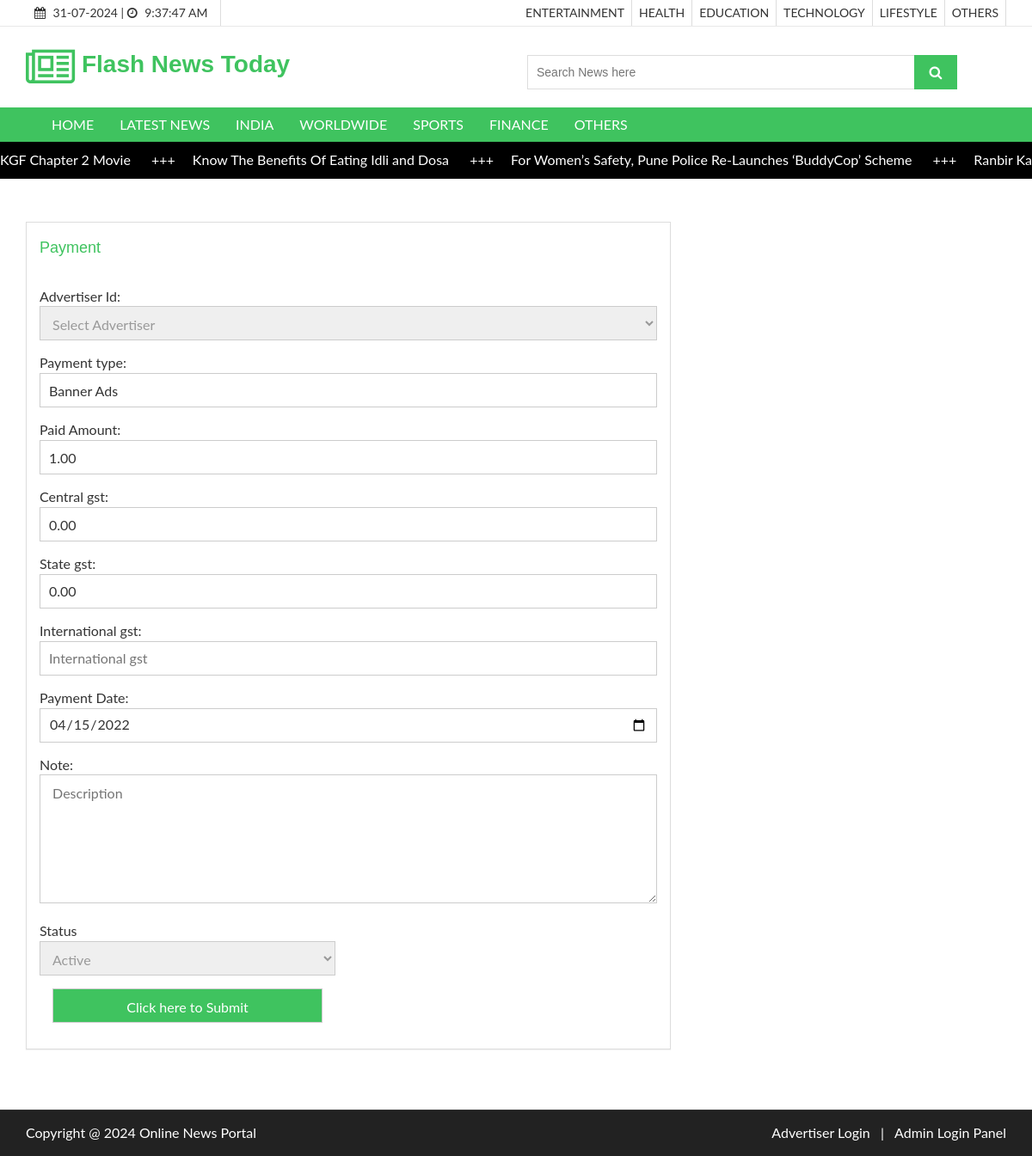
Screenshot of /payment.php?editid=37 with the database file from the repository.
### tables this page shows
CREATE TABLE `newscategory` (
  `newscategoryid` int(10) NOT NULL,
  `category` varchar(50) NOT NULL,
  `category_type` varchar(20) DEFAULT NULL,
  `description` text NOT NULL,
  `status` varchar(10) NOT NULL
);

CREATE TABLE `newscontent` (
  `newsid` int(10) NOT NULL,
  `newscategoryid` int(10) NOT NULL,
  `newstype` varchar(20) NOT NULL COMMENT 'ARticles or News',
  `newsdate` date NOT NULL,
  `title` varchar(255) NOT NULL,
  `newsdescription` text NOT NULL,
  `images` text NOT NULL,
  `publisheddate` date NOT NULL,
  `count_views` bigint(20) NOT NULL DEFAULT 0,
  `status` varchar(10) NOT NULL
);

CREATE TABLE `payment` (
  `paymentid` int(10) NOT NULL,
  `advertiserid` int(10) NOT NULL,
  `paymenttype` varchar(35) NOT NULL,
  `paidamt` float(10,2) NOT NULL,
  `cgst` float(10,2) NOT NULL,
  `sgst` float(10,2) NOT NULL,
  `paymentdate` date NOT NULL,
  `note` text NOT NULL,
  `status` varchar(10) NOT NULL,
  `transaction_type` varchar(35) NOT NULL
);

### payment.php (the view, shortened to what this page needs)
<?php
include("header.php");
if(isset($_GET['editid']))
{
	$sqledit = "SELECT * FROM  payment WHERE paymentid='$_GET[editid]'";
	$qsqledit = mysqli_query($con,$sqledit);
	$rsedit = mysqli_fetch_array($qsqledit);
}
?>
  <section id="aa-catg-head-banner">
    <div class="aa-catg-head-banner-area">
     <div class="container">
      <div class="aa-catg-head-banner-content">
        <h2>Checkout Page</h2>
      </div>
     </div>
   </div>
  </section>
 <section id="checkout">
   <div class="container">
     <div class="row">
       <div class="col-md-12">
        <div class="checkout-area">
          <form action="" method="post">
            <div class="row">
              <div class="col-md-8">
                <div class="checkout-left">
                  <div class="panel-group" id="accordion">
<div class="panel panel-default aa-checkout-billaddress">
  <div class="panel-heading">
	<h4 class="panel-title">
	  <a  data-parent="#accordion" >
		Payment
	  </a>
	</h4>
  </div>
  <div id="collapseThree">
	<div class="panel-body">
	  <div class="row">
		<div class="col-md-12">
		  <div class="aa-checkout-single-bill">
			Advertiser Id:
			<select name="advertiserid" >
				<option value=''>Select Advertiser</option>
			</select>
		  </div>
		</div>
	  </div>
	  <div class="row">
		<div class="col-md-12">
		  <div class="aa-checkout-single-bill">
			Payment type:
			<input type="text" value="<?php echo $rsedit['paymenttype']; ?>" name="paymenttype" placeholder="Payment type">
		  </div>
		</div>
	  </div>
	  <div class="row">
		<div class="col-md-12">
		  <div class="aa-checkout-single-bill">
			Paid Amount:
			<input type="text" value="<?php echo $rsedit['paidamt']; ?>" name="paidamt" placeholder="Paid Amount">
		  </div>
		</div>
	  </div>
	  <div class="row">
		<div class="col-md-12">
		  <div class="aa-checkout-single-bill">
			Central gst:
			<input type="text" value="<?php echo $rsedit['cgst']; ?>" name="cgst" placeholder="Central gst">
		  </div>
		</div>
	  </div>
	   <div class="row">
		<div class="col-md-12">
		  <div class="aa-checkout-single-bill">
			State gst:
			<input type="text" value="<?php echo $rsedit['sgst']; ?>" name="sgst" placeholder="State gst">
		  </div>
		</div>
	  </div>
	  <div class="row">
		<div class="col-md-12">
		  <div class="aa-checkout-single-bill">
			International gst:
			<input type="text" value="<?php echo $rsedit['igst']; ?>" name="igst" placeholder="International gst">
		  </div>
		</div>
	  </div>
	   <div class="row">
		<div class="col-md-12">
		  <div class="aa-checkout-single-bill">
			Payment Date:
			<input type="date" value="<?php echo $rsedit['paymentdate']; ?>" name="paymentdate" placeholder="Payment Date">
		  </div>
		</div>
	  </div>
	  <div class="row">
		<div class="col-md-12">
		  <div class="aa-checkout-single-bill">
			 Note:
		<textarea placeholder=" Description" value="<?php echo $rsedit['note']; ?>" name="note"></textarea>
		  </div>
		</div>
	  </div>
	  <div class="row">
		<div class="col-md-6">
		  <div class="aa-checkout-single-bill">
		  Status
			<select placeholder="Status" name="status">
			  <?php
				$arr = array("Active","Inactive");
				foreach($arr as $val)
				{
				if($val == $rsedit['status'])
				{
					echo "<option selected value='$val'>$val</option>";
				}
				else
				{
					echo "<option value='$val'>$val</option>";
				}
				}
			  ?>
			</select>
		  </div>
		</div>
	  </div>
	  <div class="row">
		<div class="col-md-6">
		  <div class="aa-checkout-single-bill col-md-6">
			<input type="submit" name="submit" value="Click here to Submit" class="aa-browse-btn">
		  </div>
		</div>
	  </div>
	</div>
  </div>
</div>
				   </div>
                </div>
              </div>
             </div>
          </form>
         </div>
       </div>
     </div>
   </div>
 </section>
 <?php
 include("footer.php");
 ?>

### header.php (shortened to what this page needs)
<?php
include("databaseconnection.php");
?>
<!DOCTYPE html>
<html lang="en">
  <head>
    <link href="css/font-awesome.css" rel="stylesheet">
    <link href="css/bootstrap.css" rel="stylesheet">
    <link href="css/jquery.smartmenus.bootstrap.css" rel="stylesheet">
    <link rel="stylesheet" type="text/css" href="css/jquery.simpleLens.css">
    <link rel="stylesheet" type="text/css" href="css/slick.css">
    <link rel="stylesheet" type="text/css" href="css/nouislider.css">
    <link id="switcher" href="css/theme-color/green-theme.css" rel="stylesheet">
    <link href="css/sequence-theme.modern-slide-in.css" rel="stylesheet" media="all">
    <link href="css/style.css" rel="stylesheet">
    <link href="css/jquery.dataTables.min.css" rel="stylesheet">
  </head>
  <body>
  <header id="aa-header">
    <div class="aa-header-top">
      <div class="container">
        <div class="row">
          <div class="col-md-12">
            <div class="aa-header-top-area">
              <div class="aa-header-top-left">
                <div class="cellphone hidden-xs">
                  <p><span class="fa fa-calendar"></span> <?php echo date("d-m-Y"); ?> |
                  <span class="fa fa-clock-o"></span> <span id="idclock"></span></p>
                </div>
              </div>
              <div class="aa-header-top-right">
                <ul class="aa-head-top-nav-right">
                  <?php
                    $sql = "SELECT * FROM newscategory WHERE status='Active' AND category_type='Article'";
                    $qsql= mysqli_query($con,$sql);
                    while($rs = mysqli_fetch_array($qsql))
                    {
                      echo "<li class='hidden-xs'><a href='displayarticle.php?newstype=Article&newscategoryid=$rs[newscategoryid]'>" . strtoupper($rs['category'])  . "</a></li>";
                    }
                  ?>
                </ul>
              </div>
            </div>
          </div>
        </div>
      </div>
    </div>
    <div class="aa-header-bottom">
      <div class="container">
        <div class="row">
          <div class="col-md-12">
            <div class="aa-header-bottom-area">
              <div class="aa-logo">
                <a href="index.php">
                  <span class="fa fa-newspaper-o"></span>
                  <div style="width:550px; ">&nbsp;<strong>Flash</strong> <strong> News </strong> <strong>Today</strong> </div>
                </a>
              </div>
              <div class="aa-search-box">
                <form action="searchnewsandarticles.php" method="get">
                  <input type="text" name="txtsearch" id="txtsearch" placeholder="Search News here ">
                  <button type="submit"><span class="fa fa-search"></span></button>
                </form>
              </div>
            </div>
          </div>
        </div>
      </div>
    </div>
  </header>
  <section id="menu">
    <div class="container">
      <div class="menu-area">
        <div class="navbar navbar-default" role="navigation">
          <div class="navbar-collapse collapse">
            <ul class="nav navbar-nav">
              <li><a href="index.php">HOME</a></li>
              <li><a href="displaylatestnews.php">LATEST NEWS</a></li>
          <?php
						$sql = "SELECT * FROM newscategory WHERE status='Active' AND category_type='News'";
						$qsql= mysqli_query($con,$sql);
						while($rs = mysqli_fetch_array($qsql))
						{
							echo "<li><a href='displayarticle.php?newstype=News&newscategoryid=$rs[newscategoryid]' >" . strtoupper($rs['category'])  . "</a></li>";
						}
					?>
            </ul>
          </div>
        </div>
      </div>
    </div>
  </section>
  <div class="marquee">
  <div class="marquee__item">
  <?php
  $sqlscroller= "SELECT newscontent.*,newscategory.category FROM newscontent LEFT JOIN newscategory ON newscontent.newscategoryid=newscategory.newscategoryid WHERE newscontent.status='Active' ";
  $sqlscroller = $sqlscroller . "  ORDER BY  newscontent.newsid DESC LIMIT 9";
	$qsqlscroller = mysqli_query($con,$sqlscroller);
	while($rsscroller = mysqli_fetch_array($qsqlscroller))
	{
    echo "<a style='color: white;' href='newsdetailed.php?newsid=$rsscroller[newsid]&newstype=$rsscroller[newstype]&newscategoryid=$rsscroller[newscategoryid]'>";
    echo $rsscroller['title'] . " <span class='marquee__seperator'>+++</span>";
    echo "</a>";
  }
  ?>
</div>
</div>

### css/theme-color/green-theme.css (style rules this page uses)
h2 { color: #3fc35f; }
.aa-browse-btn { background-color: #3fc35f; border: 1px solid #3fc35f; }
#aa-header .aa-header-bottom .aa-header-bottom-area .aa-logo a > span { color: #3fc35f; }
#aa-header .aa-header-bottom .aa-header-bottom-area .aa-logo a strong { color: #3fc35f; }
#aa-header .aa-header-bottom .aa-header-bottom-area .aa-search-box button { background-color: #3fc35f; }
#menu { background-color: #3fc35f; }
#checkout .checkout-area .checkout-left .panel-group .panel-default .panel-heading .panel-title a { color: #3fc35f; }

### header.php (style rules this page uses)
.marquee { width: 100%; overflow: hidden; white-space: nowrap; }
.marquee__seperator { margin: 0 2rem; }
.marquee__item { display: inline-block; will-change: transform; -webkit-animation: marquee 50s linear infinite; animation: marquee 50s linear infinite; }
.marquee { background-color: black; padding: 1rem 0; color: #fff; }

### rows the page displays
newscategory: category "ENTERTAINMENT"
newscategory: category "HEALTH"
newscategory: category "EDUCATION"
newscategory: category "TECHNOLOGY"
newscategory: category "LIFESTYLE"
newscategory: category "OTHERS"
newscategory: category "INDIA"
newscategory: category "WORLDWIDE"
newscategory: category "SPORTS"
newscategory: category "FINANCE"
newscategory: category "OTHERS"
newscontent: title "KGF Chapter 2 Movie"
newscontent: title "Know The Benefits Of Eating Idli and Dosa"
newscontent: title "For Women’s Safety, Pune Police Re-Launches ‘BuddyCop’ Scheme"
newscontent: title "Ranbir…"
payment: paymenttype "Banner Ads", paidamt "1.00", cgst "0.00", sgst "0.00", paymentdate "04/15/2022", note "Description", status "Active"
